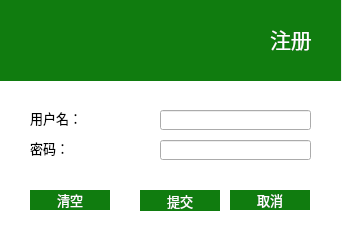
<?xml version="1.0" encoding="UTF-8"?>
<ui version="4.0">
 <class>regDialog</class>
 <widget class="QDialog" name="regDialog">
  <property name="geometry">
   <rect>
    <x>0</x>
    <y>0</y>
    <width>342</width>
    <height>232</height>
   </rect>
  </property>
  <property name="windowTitle">
   <string>注册新用户</string>
  </property>
  <widget class="QPushButton" name="buttonClear">
   <property name="geometry">
    <rect>
     <x>30</x>
     <y>190</y>
     <width>80</width>
     <height>20</height>
    </rect>
   </property>
   <property name="font">
    <font>
     <family>黑体</family>
     <pointsize>10</pointsize>
    </font>
   </property>
   <property name="styleSheet">
    <string notr="true">color:white;background-color: rgb(16, 124, 15);border-style: solid</string>
   </property>
   <property name="text">
    <string>清空</string>
   </property>
  </widget>
  <widget class="QLabel" name="labelPassword">
   <property name="geometry">
    <rect>
     <x>30</x>
     <y>140</y>
     <width>101</width>
     <height>16</height>
    </rect>
   </property>
   <property name="font">
    <font>
     <family>黑体</family>
     <pointsize>10</pointsize>
    </font>
   </property>
   <property name="text">
    <string>密码：</string>
   </property>
  </widget>
  <widget class="QPushButton" name="buttonSubmit">
   <property name="geometry">
    <rect>
     <x>140</x>
     <y>190</y>
     <width>80</width>
     <height>21</height>
    </rect>
   </property>
   <property name="font">
    <font>
     <family>黑体</family>
     <pointsize>10</pointsize>
    </font>
   </property>
   <property name="styleSheet">
    <string notr="true">color:white;background-color: rgb(16, 124, 15);border-style: solid</string>
   </property>
   <property name="text">
    <string>提交</string>
   </property>
  </widget>
  <widget class="QPushButton" name="buttonCancel">
   <property name="geometry">
    <rect>
     <x>230</x>
     <y>190</y>
     <width>80</width>
     <height>20</height>
    </rect>
   </property>
   <property name="font">
    <font>
     <family>黑体</family>
     <pointsize>10</pointsize>
    </font>
   </property>
   <property name="styleSheet">
    <string notr="true">color:white;background-color: rgb(16, 124, 15);border-style: solid</string>
   </property>
   <property name="text">
    <string>取消</string>
   </property>
  </widget>
  <widget class="QLineEdit" name="lineEditId">
   <property name="geometry">
    <rect>
     <x>160</x>
     <y>110</y>
     <width>151</width>
     <height>20</height>
    </rect>
   </property>
   <property name="clearButtonEnabled">
    <bool>false</bool>
   </property>
  </widget>
  <widget class="QLabel" name="labelAccount">
   <property name="geometry">
    <rect>
     <x>30</x>
     <y>110</y>
     <width>101</width>
     <height>16</height>
    </rect>
   </property>
   <property name="font">
    <font>
     <family>黑体</family>
     <pointsize>10</pointsize>
    </font>
   </property>
   <property name="text">
    <string>用户名：</string>
   </property>
  </widget>
  <widget class="QLineEdit" name="lineEditPassword">
   <property name="geometry">
    <rect>
     <x>160</x>
     <y>140</y>
     <width>151</width>
     <height>20</height>
    </rect>
   </property>
   <property name="clearButtonEnabled">
    <bool>true</bool>
   </property>
  </widget>
  <widget class="QLabel" name="label_9">
   <property name="geometry">
    <rect>
     <x>0</x>
     <y>0</y>
     <width>341</width>
     <height>81</height>
    </rect>
   </property>
   <property name="styleSheet">
    <string notr="true">color:white;background-color: rgb(16, 124, 15);border-style: solid</string>
   </property>
   <property name="text">
    <string/>
   </property>
  </widget>
  <widget class="QLabel" name="label_7">
   <property name="geometry">
    <rect>
     <x>220</x>
     <y>20</y>
     <width>48</width>
     <height>48</height>
    </rect>
   </property>
   <property name="text">
    <string/>
   </property>
   <property name="pixmap">
    <pixmap resource="icon.qrc">:/Icon/Icon/useradd-white-48.png</pixmap>
   </property>
  </widget>
  <widget class="QLabel" name="label_10">
   <property name="geometry">
    <rect>
     <x>270</x>
     <y>15</y>
     <width>61</width>
     <height>48</height>
    </rect>
   </property>
   <property name="font">
    <font>
     <family>黑体</family>
     <pointsize>16</pointsize>
    </font>
   </property>
   <property name="styleSheet">
    <string notr="true">color:white;background-color: rgb(16, 124, 15);border-style: solid</string>
   </property>
   <property name="text">
    <string>注册</string>
   </property>
  </widget>
  <widget class="QLabel" name="label">
   <property name="geometry">
    <rect>
     <x>-7</x>
     <y>81</y>
     <width>371</width>
     <height>151</height>
    </rect>
   </property>
   <property name="minimumSize">
    <size>
     <width>371</width>
     <height>151</height>
    </size>
   </property>
   <property name="maximumSize">
    <size>
     <width>371</width>
     <height>151</height>
    </size>
   </property>
   <property name="styleSheet">
    <string notr="true">background-color: rgb(255, 255, 255);</string>
   </property>
   <property name="text">
    <string/>
   </property>
  </widget>
  <zorder>label</zorder>
  <zorder>buttonClear</zorder>
  <zorder>labelPassword</zorder>
  <zorder>buttonSubmit</zorder>
  <zorder>buttonCancel</zorder>
  <zorder>lineEditId</zorder>
  <zorder>labelAccount</zorder>
  <zorder>lineEditPassword</zorder>
  <zorder>label_9</zorder>
  <zorder>label_7</zorder>
  <zorder>label_10</zorder>
 </widget>
 <tabstops>
  <tabstop>lineEditId</tabstop>
  <tabstop>lineEditPassword</tabstop>
  <tabstop>buttonSubmit</tabstop>
  <tabstop>buttonCancel</tabstop>
  <tabstop>buttonClear</tabstop>
 </tabstops>
 <resources>
  <include location="icon.qrc"/>
 </resources>
 <connections/>
</ui>
